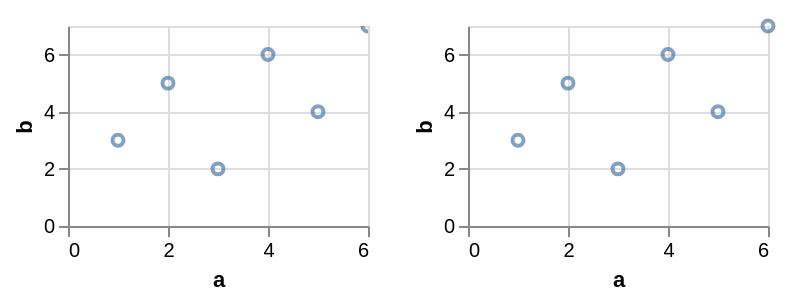

Express this chart as Vega-Lite.
### Vega-Lite specification from a JSON file in a GitHub repository (floating-point values rounded to 4 significant figures)
{"$schema": "https://vega.github.io/schema/vega-lite/v6.json", "data": {"values": [{"a": 1, "b": 3, "c": "x", "d": "2020-01-01"}, {"a": 2, "b": 5, "c": "y", "d": "2020-03-01"}, {"a": 3, "b": 2, "c": "x", "d": "2020-06-01"}, {"a": 4, "b": 6, "c": "z", "d": "2020-09-01"}, {"a": 5, "b": 4, "c": "y", "d": "2021-01-01"}, {"a": 6, "b": 7, "c": "z", "d": "2021-04-01"}]}, "hconcat": [{"width": 150, "height": 100, "mark": "point", "encoding": {"x": {"field": "a", "type": "quantitative"}, "y": {"field": "b", "type": "quantitative"}}, "params": [{"name": "grid", "select": "interval", "bind": "scales"}]}, {"width": 150, "height": 100, "mark": "point", "encoding": {"x": {"field": "a", "type": "quantitative"}, "y": {"field": "b", "type": "quantitative"}}}]}
